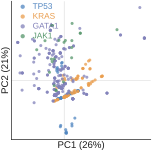

Here is the Python script that generated this plot:
"""Figure 1d (inset) - Variants placed in a shared protein-feature space.

Data-direct companion to the (AI-drawn) Figure 1d schematic. It shows the 470
real variants embedded by PCA of the 6-dimensional biophysical theta vector,
coloured by gene, to make concrete that variants from different genes share one
feature space (which is what enables held-out variant prediction). No result is
implied; this is a representation cartoon.

Source (committed): data/allele_perturb_bench.csv, theta columns
  d_hydro, d_vol, d_charge, fold_core, cat_switch, is_hotspot
(standardised again before PCA so all 6 dims contribute comparably).

Run:  python fig1d_theta_pca.py
Out:  fig1d_theta_pca.pdf (+ .png preview)
"""
from __future__ import annotations

import os
import sys

import numpy as np
from sklearn.decomposition import PCA
from sklearn.preprocessing import StandardScaler

sys.path.insert(0, os.path.dirname(os.path.dirname(os.path.abspath(__file__))))
import nm_style as S

THETA_COLS = ["d_hydro", "d_vol", "d_charge", "fold_core", "cat_switch", "is_hotspot"]


def main() -> None:
    S.apply_rcparams()
    df = S.load_bench(exclude_wt=True)

    X = StandardScaler().fit_transform(df[THETA_COLS].to_numpy(float))
    pca = PCA(n_components=2, random_state=0).fit(X)
    Z = pca.transform(X)
    ev = pca.explained_variance_ratio_ * 100

    fig, ax = S.panel(46, 46)
    for gene in S.GENE_ORDER:
        m = (df.gene == gene).to_numpy()
        ax.scatter(Z[m, 0], Z[m, 1], s=5, color=S.GENE_COLORS[gene], alpha=0.75,
                   linewidths=0, label=gene)  # vector: ~470 points, no rasterization

    ax.set_xlabel(f"PC1 ({ev[0]:.0f}%)", labelpad=1)
    ax.set_ylabel(f"PC2 ({ev[1]:.0f}%)", labelpad=1)
    ax.set_xticks([])
    ax.set_yticks([])
    S.despine(ax, keep=("left", "bottom"))
    ax.axhline(0, color=S.LIGHT_GREY, lw=0.4, zorder=0)
    ax.axvline(0, color=S.LIGHT_GREY, lw=0.4, zorder=0)
    leg = ax.legend(loc="upper left", handletextpad=0.2, borderpad=0.2,
                    labelspacing=0.25, markerscale=1.4, bbox_to_anchor=(-0.02, 1.03))
    for t, g in zip(leg.get_texts(), S.GENE_ORDER):
        t.set_color(S.GENE_COLORS[g])

    S.save(fig, "fig1d_theta_pca")
    print("explained variance %:", np.round(ev, 1), " n variants:", len(df))


if __name__ == "__main__":
    main()
